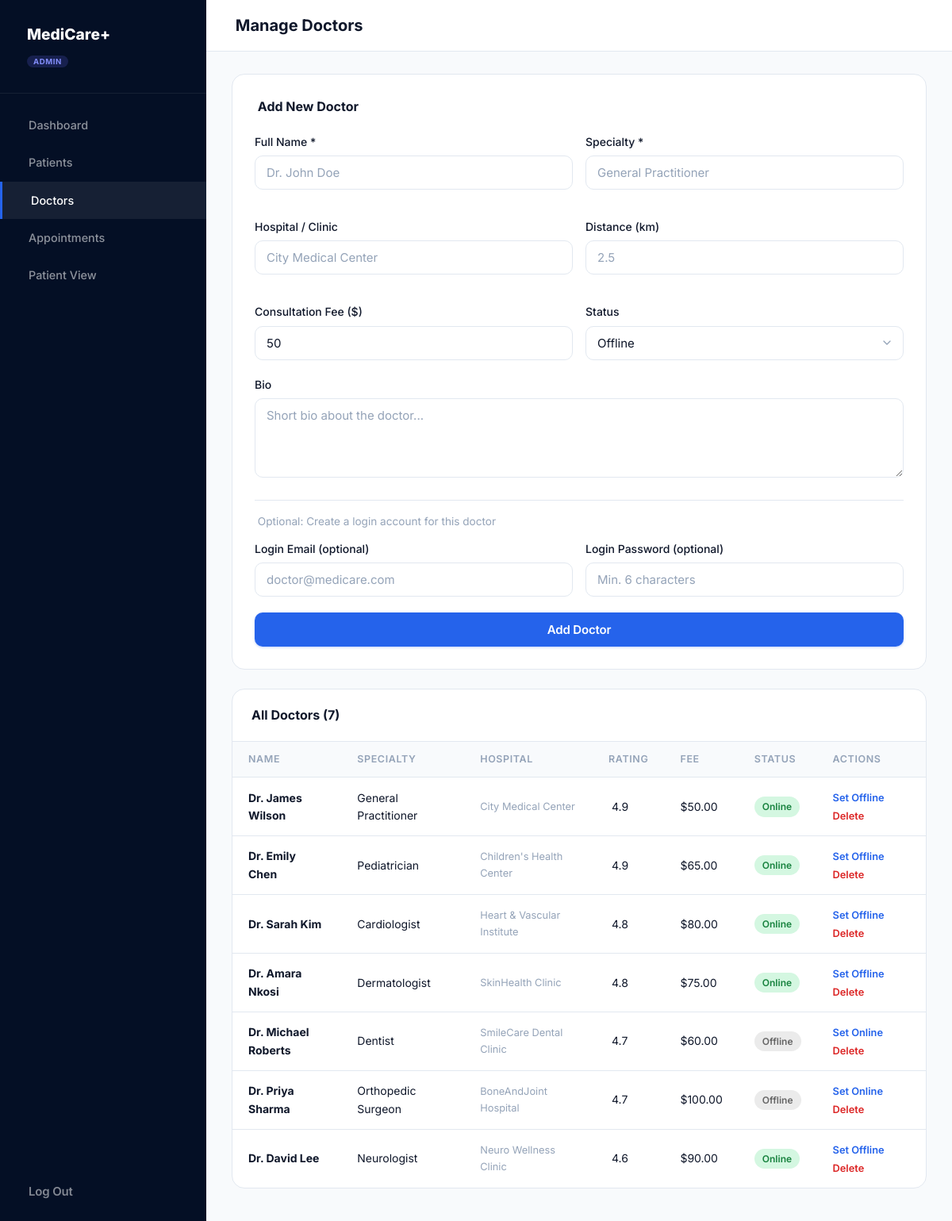
Page /admin/doctors.php (signed in) on the committed database.
### tables this page shows
CREATE TABLE IF NOT EXISTS doctors (
  id             INT UNSIGNED AUTO_INCREMENT PRIMARY KEY,
  user_id        INT UNSIGNED DEFAULT NULL COMMENT 'Links to users table if doctor has login',
  fullname       VARCHAR(120) NOT NULL,
  specialty      VARCHAR(100) NOT NULL,
  hospital       VARCHAR(150) DEFAULT NULL,
  distance_km    DECIMAL(5,1) DEFAULT NULL,
  rating         DECIMAL(3,1) DEFAULT 5.0,
  reviews_count  INT UNSIGNED DEFAULT 0,
  status         ENUM('online','offline','busy') DEFAULT 'offline',
  bio            TEXT         DEFAULT NULL,
  consult_fee    DECIMAL(8,2) DEFAULT 50.00,
  icon_class     VARCHAR(60)  DEFAULT 'ri-user-smile-line',
  created_at     TIMESTAMP    DEFAULT CURRENT_TIMESTAMP,
  FOREIGN KEY (user_id) REFERENCES users(id) ON DELETE SET NULL
);

### admin/doctors.php (the view, shortened to what this page needs)
<?php
$pdo = getDB();
$doctors = $pdo->query('SELECT * FROM doctors ORDER BY rating DESC')->fetchAll();
?>
<!DOCTYPE html>
<html lang="en">
<head>
  <link href="https://cdn.jsdelivr.net/npm/remixicon@3.5.0/fonts/remixicon.css" rel="stylesheet">
  <link rel="stylesheet" href="../style.css" />
</head>
<body>
<div class="admin-layout">
  <aside class="admin-sidebar">
    <div class="admin-sidebar-logo">
      <div>MediCare+ <br><span class="admin-sidebar-badge">Admin</span></div>
    </div>
    <nav class="admin-nav">
      <a href="dashboard.php"><i class="ri-dashboard-line"></i> Dashboard</a>
      <a href="users.php"><i class="ri-group-line"></i> Patients</a>
      <a href="doctors.php" class="active"><i class="ri-nurse-line"></i> Doctors</a>
      <a href="appointments.php"><i class="ri-calendar-check-line"></i> Appointments</a>
      <a href="../dashboard.php"><i class="ri-home-5-line"></i> Patient View</a>
    </nav>
    <div style="padding: 24px;">
      <a href="../logout.php" class="btn btn-ghost" style="color:rgba(255,255,255,.5); width:100%; justify-content:flex-start; gap:12px; padding:12px 0;">
        <i class="ri-logout-box-r-line"></i> Log Out
      </a>
    </div>
  </aside>
  <div class="admin-main">
    <div class="admin-topbar">
      <h1 style="font-size:1.25rem; font-weight:700;"><i class="ri-nurse-line" style="color:var(--primary);"></i> Manage Doctors</h1>
    </div>
    <div class="admin-content">
      <div class="add-form">
        <h3><i class="ri-user-add-line" style="color:var(--primary);"></i> Add New Doctor</h3>
        <form method="POST" action="doctors.php">
          <div class="form-row">
            <div class="form-group">
              <label>Full Name *</label>
              <input type="text" name="fullname" class="form-control" placeholder="Dr. John Doe" required />
            </div>
            <div class="form-group">
              <label>Specialty *</label>
              <input type="text" name="specialty" class="form-control" placeholder="General Practitioner" required />
            </div>
            <div class="form-group">
              <label>Hospital / Clinic</label>
              <input type="text" name="hospital" class="form-control" placeholder="City Medical Center" />
            </div>
            <div class="form-group">
              <label>Distance (km)</label>
              <input type="number" name="distance_km" step="0.1" class="form-control" placeholder="2.5" />
            </div>
            <div class="form-group">
              <label>Consultation Fee ($)</label>
              <input type="number" name="consult_fee" step="0.01" class="form-control" value="50" />
            </div>
            <div class="form-group">
              <label>Status</label>
              <select name="status" class="form-control">
                <option value="offline" selected>Offline</option>
              </select>
            </div>
          </div>
          <div class="form-group">
            <label>Bio</label>
            <textarea name="bio" class="form-control" rows="2" placeholder="Short bio about the doctor..."></textarea>
          </div>
          <div style="border-top: 1px solid var(--border); padding-top: 16px; margin-top: 8px;">
            <p style="color:var(--text-muted); font-size:0.85rem; margin-bottom:12px;">
              <i class="ri-lock-line"></i> Optional: Create a login account for this doctor
            </p>
            <div class="form-row">
              <div class="form-group">
                <label>Login Email (optional)</label>
                <input type="email" name="email" class="form-control" placeholder="doctor@medicare.com" />
              </div>
              <div class="form-group">
                <label>Login Password (optional)</label>
                <input type="password" name="password" class="form-control" placeholder="Min. 6 characters" />
              </div>
            </div>
          </div>
          <button type="submit" name="add_doctor" value="1" class="btn btn-primary">Add Doctor</button>
        </form>
      </div>
      <div class="admin-table-card">
        <div class="card-header">
          <h3>All Doctors (<?= count($doctors) ?>)</h3>
        </div>
        <table>
          <thead>
            <tr>
              <th>Name</th>
              <th>Specialty</th>
              <th>Hospital</th>
              <th>Rating</th>
              <th>Fee</th>
              <th>Status</th>
              <th>Actions</th>
            </tr>
          </thead>
          <tbody>
            <?php foreach ($doctors as $doc): ?>
              <tr>
                <td><strong><?= htmlspecialchars($doc['fullname']) ?></strong></td>
                <td><?= htmlspecialchars($doc['specialty']) ?></td>
                <td style="font-size:0.8rem; color:var(--text-muted);"><?= htmlspecialchars($doc['hospital'] ?? '—') ?></td>
                <td><i class="ri-star-fill" style="color:var(--warning);"></i> <?= $doc['rating'] ?></td>
                <td>$<?= number_format($doc['consult_fee'], 2) ?></td>
                <td>
                  <span class="status-pill status-<?= $doc['status'] ?>"><?= ucfirst($doc['status']) ?></span>
                </td>
                <td>
                  <a href="doctors.php?toggle=<?= $doc['id'] ?>" class="action-link">
                    <?= $doc['status'] === 'online' ? 'Set Offline' : 'Set Online' ?>
                  </a>
                  <a href="doctors.php?delete=<?= $doc['id'] ?>" class="action-link danger"
                     onclick="return confirm('Delete <?= addslashes($doc['fullname']) ?>?')">Delete</a>
                </td>
              </tr>
            <?php endforeach; ?>
          </tbody>
        </table>
      </div>
    </div>
  </div>
</div>
</body>
</html>

### style.css (style rules this page uses)
*, *::before, *::after { margin: 0; padding: 0; box-sizing: border-box; }
:root { --primary: #2563eb; --primary-dark: #1d4ed8; --primary-light: #dbeafe; --primary-50: #eff6ff; --secondary: #0f172a; --accent: #0891b2; --success: #059669; --success-light: #d1fae5; --danger: #dc2626; --danger-light: #fee2e2; --warning: #d97706; --warning-light: #fef3c7; --info: #0284c7; --info-light: #e0f2fe; --bg: #f8fafc; --bg-white: #ffffff; --bg-card: #ffffff; --bg-input: #f1f5f9; --bg-dark: #0f172a; --text-primary: #0f172a; --text-secondary: #475569; --text-muted: #94a3b8; --text-white: #ffffff; --border: #e2e8f0; --border-light: #f1f5f9; --shadow-xs: 0 1px 2px rgba(0, 0, 0, 0.05); --shadow-sm: 0 1px 3px rgba(0, 0, 0, 0.06), 0 1px 2px rgba(0, 0, 0, 0.04); --shadow-md: 0 4px 6px -1px rgba(0, 0, 0, 0.07), 0 2px 4px rgba(0, 0, 0, 0.04); --shadow-lg: 0 10px 15px -3px rgba(0, 0, 0, 0.08), 0 4px 6px rgba(0, 0, 0, 0.04); --shadow-xl: 0 20px 25px -5px rgba(0, 0, 0, 0.08), 0 10px 10px rgba(0, 0, 0, 0.03); --radius-sm: 6px; --radius-md: 10px; --radius-lg: 14px; --radius-xl: 20px; --radius-full: 50%; --font: 'Inter', -apple-system, BlinkMacSystemFont, 'Segoe UI', sans-serif; --transition: 0.2s ease; }
html { font-size: 16px; scroll-behavior: smooth; }
body { font-family: var(--font); background: var(--bg); color: var(--text-primary); line-height: 1.6; min-height: 100vh; -webkit-font-smoothing: antialiased; -moz-osx-font-smoothing: grayscale; }
a { text-decoration: none; color: inherit; transition: color var(--transition); }
button, input, textarea, select { font-family: var(--font); font-size: 0.938rem; border: none; outline: none; }
button { cursor: pointer; }
.btn { display: inline-flex; align-items: center; justify-content: center; gap: 8px; padding: 12px 24px; border-radius: var(--radius-md); font-weight: 600; font-size: 0.938rem; transition: all var(--transition); border: none; width: 100%; letter-spacing: -0.01em; }
.btn-primary { background: var(--primary); color: var(--text-white); box-shadow: 0 1px 3px rgba(37, 99, 235, 0.3); }
.btn-ghost { background: transparent; color: var(--text-secondary); }
.form-group { margin-bottom: 20px; }
.form-group label { display: block; font-weight: 500; font-size: 0.875rem; margin-bottom: 6px; color: var(--text-primary); }
.form-control { width: 100%; padding: 11px 14px; background: var(--bg-white); border: 1.5px solid var(--border); border-radius: var(--radius-md); font-size: 0.938rem; color: var(--text-primary); transition: all var(--transition); }
.form-control::placeholder { color: var(--text-muted); }
textarea.form-control { resize: vertical; min-height: 100px; }
select.form-control { appearance: none; background-repeat: no-repeat; background-position: right 12px center; padding-right: 40px; }
:root { --error: #dc2626; --bg-main: #f8fafc; }

### rows in the picture
doctors: fullname "Dr. James Wilson", specialty "General Practitioner", hospital "City Medical Center", rating "4.9", consult_fee "50.00", status "Online", shows "Set Offline"
doctors: fullname "Dr. Emily Chen", specialty "Pediatrician", hospital "Children's Health Center", rating "4.9", consult_fee "65.00", status "Online", shows "Set Offline"
doctors: fullname "Dr. Sarah Kim", specialty "Cardiologist", hospital "Heart & Vascular Institute", rating "4.8", consult_fee "80.00", status "Online", shows "Set Offline"
doctors: fullname "Dr. Amara Nkosi", specialty "Dermatologist", hospital "SkinHealth Clinic", rating "4.8", consult_fee "75.00", status "Online", shows "Set Offline"
doctors: fullname "Dr. Michael Roberts", specialty "Dentist", hospital "SmileCare Dental Clinic", rating "4.7", consult_fee "60.00", status "Offline", shows "Set Online"
doctors: fullname "Dr. Priya Sharma", specialty "Orthopedic Surgeon", hospital "BoneAndJoint Hospital", rating "4.7", consult_fee "100.00", status "Offline", shows "Set Online"
doctors: fullname "Dr. David Lee", specialty "Neurologist", hospital "Neuro Wellness Clinic", rating "4.6", consult_fee "90.00", status "Online", shows "Set Offline"

### other values in the picture
count($doctors) "7"
